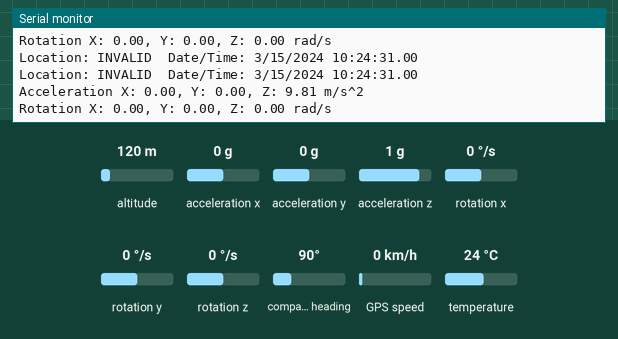
Simulated run of this sketch. Board: ESP32. Shown: the last lines printed to the serial monitor. The test bench sets the inputs (shaded band); at power-on: acceleration x 0 g, acceleration y 0 g, acceleration z 1 g, rotation x 0 °/s, rotation y 0 °/s, altitude 120 m, rotation z 0 °/s, compass heading 90°, GPS speed 0 km/h, temperature 24 °C. The GPS gets a fix after 3 s at 37.7749, -122.4194 with 8 satellites.

Above: at 1.8 s.
1.9 s: acceleration x set to -1.4 g
At 2.6 s:
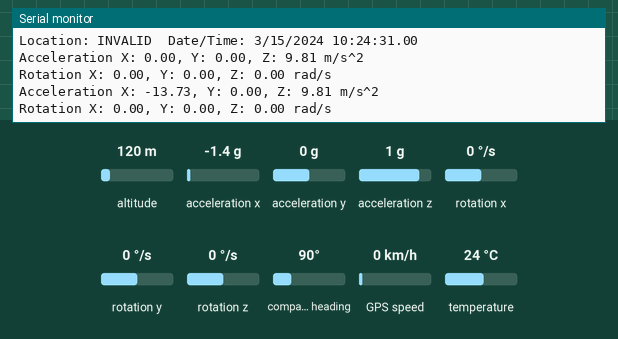
6.0 s: acceleration y set to -1.4 g
At 6.7 s:
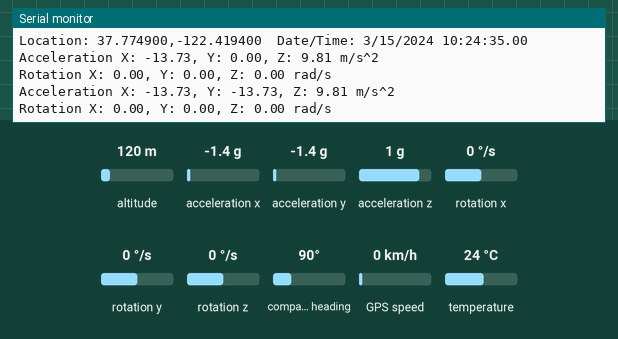
7.5 s: acceleration z set to -1.4 g
At 8.2 s:
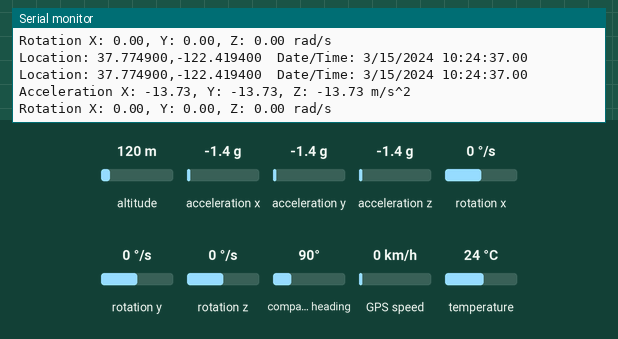
9.0 s: rotation x set to -192 °/s
At 9.0 s:
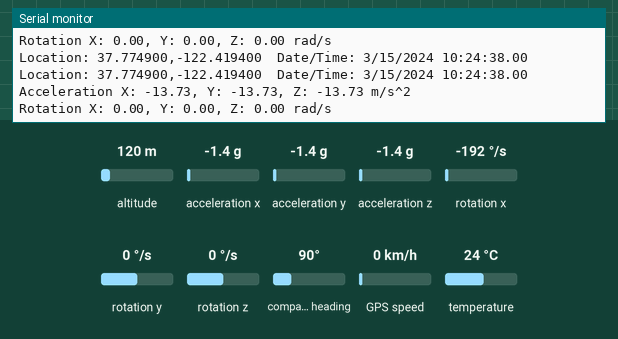
10.5 s: rotation y set to -192 °/s
At 10.5 s:
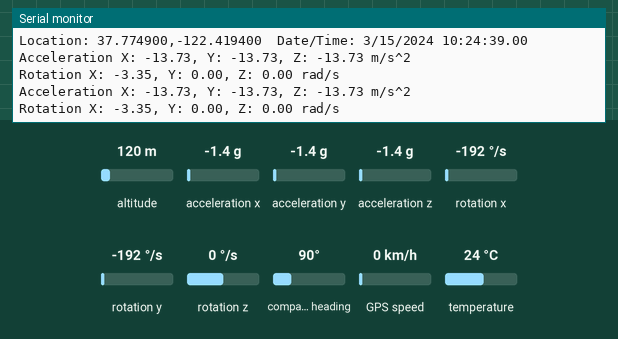
Timing chart, 0 to 13.0 s (numbered marks = the images above; inputs shaded):
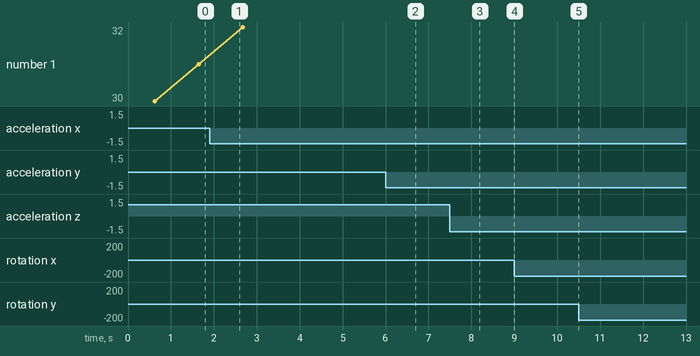

Measured:
- after the input at 1.9 s, the serial monitor: prints a new line after 0.26 s (image 1)
- after the input at 6.0 s, the serial monitor: prints a new line after 0.28 s (image 2)
- after the input at 7.5 s, the serial monitor: prints a new line after 0.33 s (image 3)

The sketch:

gpsmpu.ino
```cpp
#include <TinyGPS++.h>

#include <Adafruit_MPU6050.h>
#include <Adafruit_Sensor.h>
#include <Wire.h>


// The TinyGPS++ object
TinyGPSPlus gps;
Adafruit_MPU6050 mpu;

void setup(){
  Serial2.begin(9600, SERIAL_8N1,2,17);
  Serial.begin(115200);
  delay(500);

  Serial.println(F("DeviceExample.ino"));
  Serial.println(F("A simple demonstration of TinyGPS++ with an attached GPS module"));
  Serial.print(F("Testing TinyGPS++ library v. ")); Serial.println(TinyGPSPlus::libraryVersion());
  Serial.println();

  mpu.setAccelerometerRange(MPU6050_RANGE_8_G);
  Serial.print("Accelerometer range set to: ");
  switch (mpu.getAccelerometerRange()) {
  case MPU6050_RANGE_2_G:
    Serial.println("+-2G");
    break;
  case MPU6050_RANGE_4_G:
    Serial.println("+-4G");
    break;
  case MPU6050_RANGE_8_G:
    Serial.println("+-8G");
    break;
  case MPU6050_RANGE_16_G:
    Serial.println("+-16G");
    break;
  }
  mpu.setGyroRange(MPU6050_RANGE_500_DEG);
  Serial.print("Gyro range set to: ");
  switch (mpu.getGyroRange()) {
  case MPU6050_RANGE_250_DEG:
    Serial.println("+- 250 deg/s");
    break;
  case MPU6050_RANGE_500_DEG:
    Serial.println("+- 500 deg/s");
    break;
  case MPU6050_RANGE_1000_DEG:
    Serial.println("+- 1000 deg/s");
    break;
  case MPU6050_RANGE_2000_DEG:
    Serial.println("+- 2000 deg/s");
    break;
  }

  mpu.setFilterBandwidth(MPU6050_BAND_21_HZ);
  Serial.print("Filter bandwidth set to: ");
  switch (mpu.getFilterBandwidth()) {
  case MPU6050_BAND_260_HZ:
    Serial.println("260 Hz");
    break;
  case MPU6050_BAND_184_HZ:
    Serial.println("184 Hz");
    break;
  case MPU6050_BAND_94_HZ:
    Serial.println("94 Hz");
    break;
  case MPU6050_BAND_44_HZ:
    Serial.println("44 Hz");
    break;
  case MPU6050_BAND_21_HZ:
    Serial.println("21 Hz");
    break;
  case MPU6050_BAND_10_HZ:
    Serial.println("10 Hz");
    break;
  case MPU6050_BAND_5_HZ:
    Serial.println("5 Hz");
    break;
  }

  Serial.println("");
  delay(100);
}

void loop()
{
  /* Get new sensor events with the readings */
  sensors_event_t a, g, temp;
  mpu.getEvent(&a, &g, &temp);

  // This sketch displays information every time a new sentence is correctly encoded.
  while (Serial2.available() > 0)
    if (gps.encode(Serial2.read()))
      displayInfo();

  if (millis() > 5000 && gps.charsProcessed() < 10)
  {
    Serial.println(F("No GPS detected: check wiring."));
    while(true);
  }

  /* Print out the values */
  Serial.print("Acceleration X: ");
  Serial.print(a.acceleration.x);
  Serial.print(", Y: ");
  Serial.print(a.acceleration.y);
  Serial.print(", Z: ");
  Serial.print(a.acceleration.z);
  Serial.println(" m/s^2");

  Serial.print("Rotation X: ");
  Serial.print(g.gyro.x);
  Serial.print(", Y: ");
  Serial.print(g.gyro.y);
  Serial.print(", Z: ");
  Serial.print(g.gyro.z);
  Serial.println(" rad/s");

  Serial.println("");

  delay(500);
}

void displayInfo()
{
  Serial.print(F("Location: "));
  if (gps.location.isValid())
  {
    Serial.print(gps.location.lat(), 6);
    Serial.print(F(","));
    Serial.print(gps.location.lng(), 6);
  }
  else
  {
    Serial.print(F("INVALID"));
  }

  Serial.print(F("  Date/Time: "));
  if (gps.date.isValid())
  {
    Serial.print(gps.date.month());
    Serial.print(F("/"));
    Serial.print(gps.date.day());
    Serial.print(F("/"));
    Serial.print(gps.date.year());
  }
  else
  {
    Serial.print(F("INVALID"));
  }

  Serial.print(F(" "));
  if (gps.time.isValid())
  {
    if (gps.time.hour() < 10) Serial.print(F("0"));
    Serial.print(gps.time.hour());
    Serial.print(F(":"));
    if (gps.time.minute() < 10) Serial.print(F("0"));
    Serial.print(gps.time.minute());
    Serial.print(F(":"));
    if (gps.time.second() < 10) Serial.print(F("0"));
    Serial.print(gps.time.second());
    Serial.print(F("."));
    if (gps.time.centisecond() < 10) Serial.print(F("0"));
    Serial.print(gps.time.centisecond());
  }
  else
  {
    Serial.print(F("INVALID"));
  }

  Serial.println();
}
```
